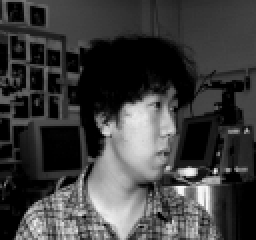
#> input picture RecFac/an2i/an2i_left_neutral_open.png, 128 x 120 px (shown 2 times larger); its folder holds 3 pictures in this run
$ python p15.py
#> lines starting #> are read from the running program, lines starting #| are printed output that depends on the picture
import numpy as np
import matplotlib.pyplot as plt
import seaborn as sns
import cv2
import os
import numpy as np

# Funções
def calcular_metricas(y_verdadeiro, y_predito):
  C = y_verdadeiro.shape[0]
  matriz_confusao = np.zeros((C, C), dtype=int)

  # Construção da matriz de confusão
  for true, pred in zip(y_verdadeiro.T, y_predito.T):
    true_idx = np.argmax(true)
    pred_idx = np.argmax(pred)
    matriz_confusao[true_idx, pred_idx] += 1

  acuracia = np.mean(np.argmax(y_predito, axis=1) == np.argmax(y_verdadeiro, axis=1))
  sensibilidade = np.diag(matriz_confusao) / np.sum(matriz_confusao, axis=1)
  especificidade = []

  for i in range(C):
    tn = np.sum(matriz_confusao) - np.sum(matriz_confusao[i, :]) - np.sum(matriz_confusao[:, i]) + matriz_confusao[i, i]
    fp_fn = np.sum(matriz_confusao[:, i]) + np.sum(matriz_confusao[i, :]) - 2 * matriz_confusao[i, i]
    especificidade.append(tn / (tn + fp_fn))

  return acuracia, np.nanmean(sensibilidade), np.nanmean(especificidade), matriz_confusao

# Funções de Ativação
def sign(u):
  return np.where(u >= 0, 1, -1)

# Função para treinar o Perceptron Simples
def treinar_PRT(X, Y, max_epocas=5000, taxa_aprendizado=0.01):
  p, N = X.shape
  C, _ = Y.shape

  # Adicionar o viés (bias)
  X = np.vstack((-np.ones((1, N)), X))

  # Inicialização dos pesos
  W = np.random.uniform(-0.5, 0.5, (C, p + 1))

  epoca = 0

  while epoca < max_epocas:
    erros = 0
    for i in range(N):
      x = X[:, i].reshape(-1, 1)  # Amostra de entrada com bias incluído
      y = Y[:, i].reshape(-1, 1)  # Saída esperada
      u = np.dot(W, x)  # Predição linear
      y_pred = sign(u)  # Ativação degrau
      erro = y - y_pred
      if np.any(erro != 0):
        W += taxa_aprendizado * erro @ x.T  # Atualiza pesos
        erros += 1
    if erros == 0:  # Convergiu, não há mais erros
      break
    epoca+=1
  return W

# Função para testar o Perceptron Simples
def testar_PRT(X_test, W):
  _, N = X_test.shape
  X_test = np.concatenate((-np.ones((1, N)), X_test))  # Adicionar bias
  u = np.dot(W, X_test)  # Saída linear
  Y_pred = sign(u)  # Aplicar função degrau
  return Y_pred

# Função para treinar o Adaline
# [48 lines left out: functions EQM, treinar_ADL, testar_ADL, not called in this run]

# ATENÇÃO:
# Salve este algoritmo no mesmo diretório no qual a pasta chamada RecFac está.
# A tarefa nessa etapa é realizar o reconhecimento facial de 20 pessoas

# Dimensões da imagem. Você deve explorar esse tamanho de acordo com o solicitado no pdf.
dimensao = 20 #50 signica que a imagem terá 50 x 50 pixels. ?No trabalho é solicitado para que se investigue dimensões diferentes:
# 50x50, 40x40, 30x30, 20x20, 10x10 .... (tua equipe pode tentar outros redimensionamentos.)

#Criando strings auxiliares para organizar o conjunto de dados:
pasta_raiz = "RecFac"
caminho_pessoas = [x[0] for x in os.walk(pasta_raiz)]
caminho_pessoas.pop(0)

C = 20 #Esse é o total de classes
X = np.empty((dimensao*dimensao,0)) # Essa variável X será a matriz de dados de dimensões p x N.
Y = np.empty((C,0)) #Essa variável Y será a matriz de rótulos (Digo matriz, pois, é solicitado o one-hot-encoding).
for i,pessoa in enumerate(caminho_pessoas):
  imagens_pessoa = os.listdir(pessoa)
  for imagens in imagens_pessoa:
    caminho_imagem = os.path.join(pessoa,imagens)
    imagem_original = cv2.imread(caminho_imagem,cv2.IMREAD_GRAYSCALE)
#> imagem_original is the input picture: shape (120, 128); min 0, max 248, mean 62.4
    imagem_redimensionada = cv2.resize(imagem_original,(dimensao,dimensao))
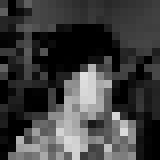
#> imagem_redimensionada: shape (20, 20) (shown 8 times larger); min 0, max 225, mean 62.9

    # Vetorizando a imagem:
    x = imagem_redimensionada.flatten()
#> x = 400 values, max 225 at index 190, min 0 at index 1, mean 62.91

    # Empilhando amostra para criar a matriz X que terá dimensão p x N
    X = np.concatenate((X, x.reshape(dimensao*dimensao,1)),axis=1)
#> X has the same summary as x

    #one-hot-encoding
    y = -np.ones((C, 1))
    y[i, 0] = 1
    Y = np.concatenate((Y, y), axis=1)
#> pass 2 of the loop `for i,pessoa in enumerate(caminho_pessoas):`:
#> imagens_pessoa = ['at33_left_happy_open.png']
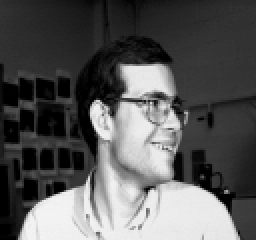
#> input picture RecFac/at33/at33_left_happy_open.png, 128 x 120 px (shown 2 times larger)
#> imagem_original is the input picture: shape (120, 128); min 0, max 244, mean 88.3
#> `imagem_redimensionada = cv2.resize(imagem_original,(dimensao,dimensao))`:
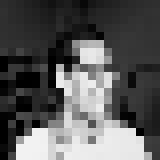
#> imagem_redimensionada: shape (20, 20) (shown 8 times larger); min 0, max 242, mean 89.7
#> x = 400 values, max 242 at index 343, min 0 at index 140, mean 89.66
#> `X = np.concatenate((X, x.reshape(dimensao*dimensao,1)),axis=1)`: X = 400 rows, first 6: [58, 3, 2, 45], [0, 0, 0, 42], [52, 11, 10, 38], [95, 42, 37, 33], [71, 94, 87, 29], [67, 73, 66, 24]


# Resultados
# Perceptron Simples
PRP_resultados = []
PRP_acuracia = []
PRP_sensibilidade = []
PRP_especificidade = []
# Adaline
ADL_resultados = []
ADL_acuracia = []
ADL_sensibilidade = []
ADL_especificidade = []


# Normalização dos dados (A EQUIPE DEVE ESCOLHER O TIPO E DESENVOLVER):
X = (X - np.min(X, axis=0)) / (np.max(X, axis=0) - np.min(X, axis=0))
#> X = 400 rows, first 6: [0.258, 0.0122, 0.00837, 0.186], [0, 0, 0, 0.174], [0.231, 0.0447, 0.0418, 0.157], [0.422, 0.171, 0.155, 0.136], [0.316, 0.382, 0.364, 0.12], [0.298, 0.297, 0.276, 0.0992]

# Início das rodadas de monte carlo
#Aqui podem existir as definições dos hiperparâmetros de cada modelo.
N = X.shape[1]
#> N = 4
rodadas = 10

for _ in range(rodadas):
    idx = np.random.permutation(N)
    X, Y = X[:, idx], Y[:, idx]
    #Embaralhar X e Y
    N_test = int(N * 0.2)  # Número de amostras para teste
    indices = np.random.permutation(N)  # Embaralhar os índices
    # Divisão dos index
    idx_test = indices[:N_test]
    idx_treino = indices[N_test:]
    #Particionar em Treino e Teste (80/20)
    X_treino, X_teste = X[:, idx_treino], X[:, idx_test]
    Y_treino, Y_teste = Y[:, idx_treino], Y[:, idx_test]

    #Treinameno e Teste Modelo Perceptron Simples
    w_perceptron = treinar_PRT(X_treino, Y_treino) # Treinamento do Perceptron
    Y_pred_perceptron = testar_PRT(X_teste, w_perceptron) # Teste do Perceptron
#> (the run stopped early here; a loop or call above may not have finished)
